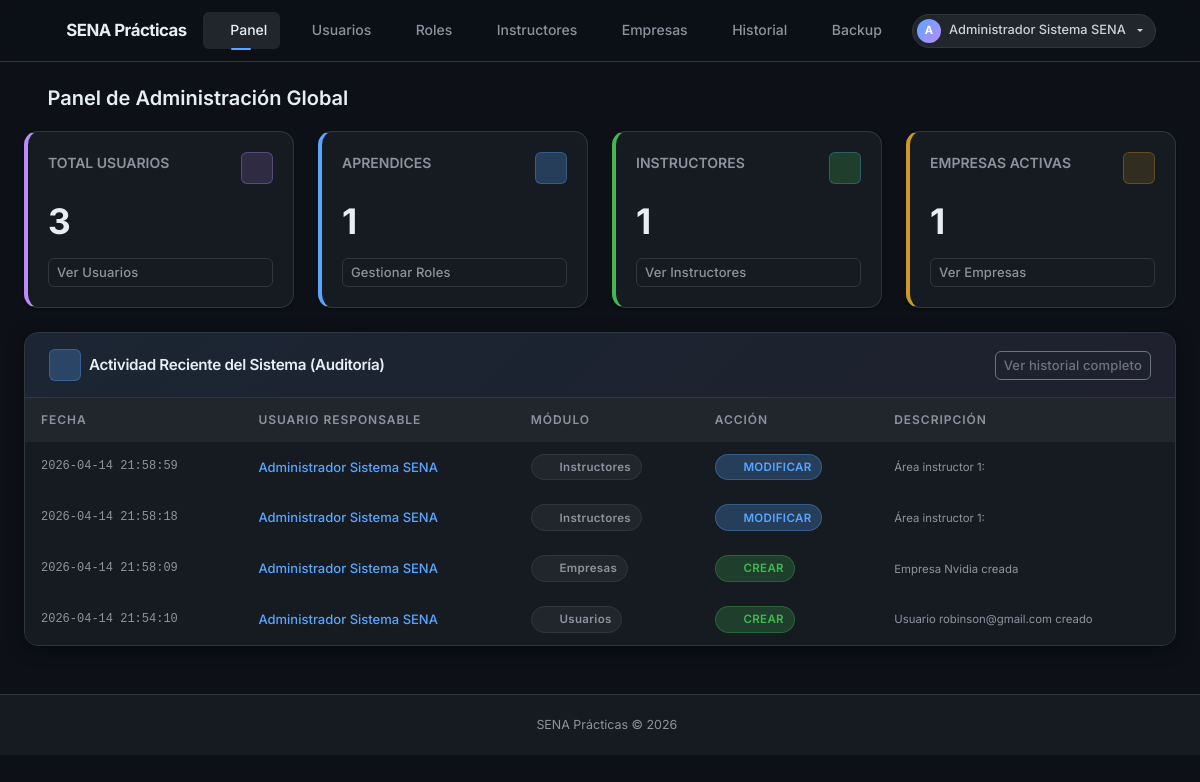
Before: /admin/dashboard (signed in) with the older database file.
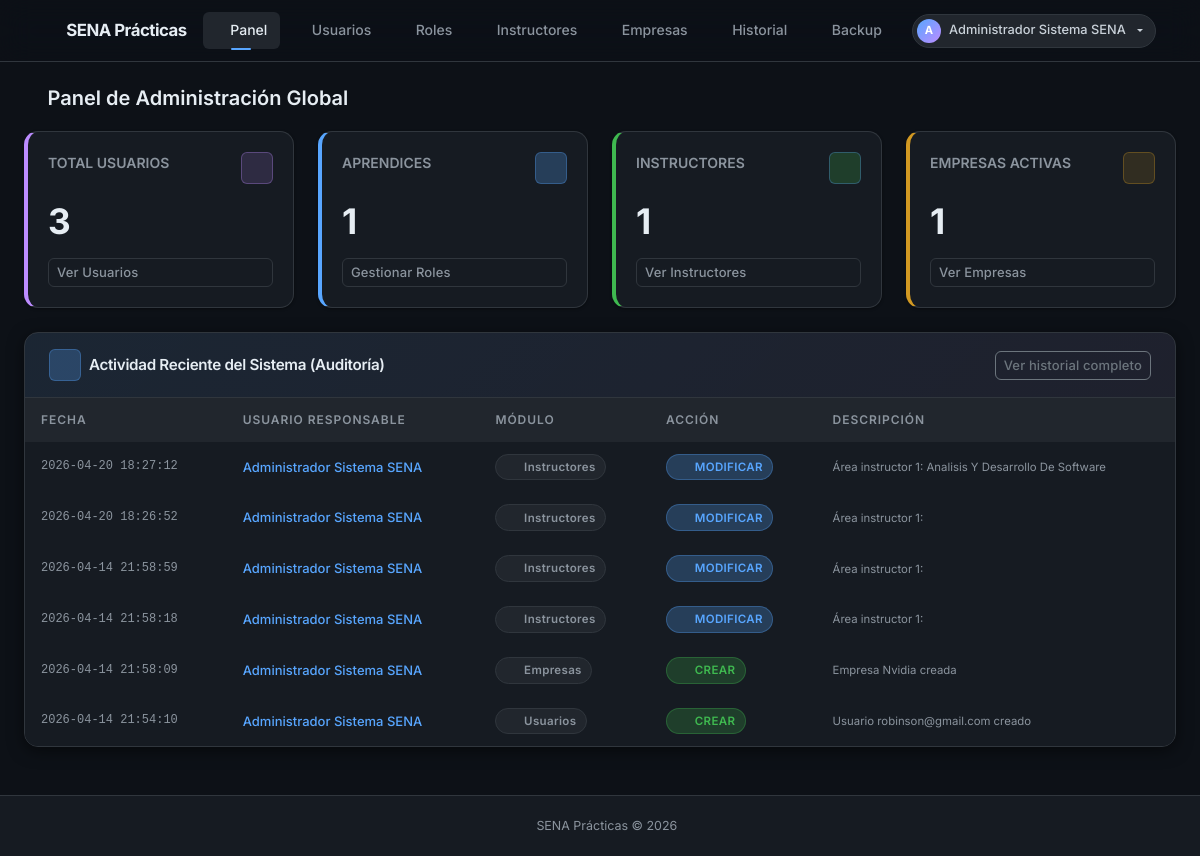
After: the same page with the newer database file.
### app/models/usuario.py (models this page shows, shortened)
class Usuario(db.Model, UserMixin):
    __tablename__ = 'usuario'
    id_usuario       = db.Column(db.Integer, primary_key=True)
    tipo_documento   = db.Column(db.String(20))
    numero_documento = db.Column(db.String(30))
    nombres          = db.Column(db.String(100), nullable=False)
    apellidos        = db.Column(db.String(100), nullable=False)
    correo           = db.Column(db.String(100), unique=True, nullable=False)
    telefono         = db.Column(db.String(20))
    password_hash    = db.Column(db.String(255), nullable=False)
    estado           = db.Column(db.Boolean, default=True)
    fecha_creacion   = db.Column(db.DateTime, default=lambda: datetime.now(timezone.utc))
    roles            = db.relationship('UsuarioRol', back_populates='usuario')
    instructor       = db.relationship('Instructor', back_populates='usuario', uselist=False)
    aprendiz         = db.relationship('Aprendiz', back_populates='usuario', uselist=False)
    historial        = db.relationship('HistorialCambios', back_populates='usuario')
    notificaciones   = db.relationship('Notificacion', back_populates='usuario')

### app/models/historial_cambios.py (models this page shows)
class HistorialCambios(db.Model):
    __tablename__ = 'historial_cambios'
    id_historial = db.Column(db.Integer, primary_key=True)
    id_usuario   = db.Column(db.Integer, db.ForeignKey('usuario.id_usuario'), nullable=False)
    modulo       = db.Column(db.String(50))
    accion       = db.Column(db.Enum('CREAR', 'MODIFICAR', 'ELIMINAR'))
    descripcion  = db.Column(db.Text)
    fecha        = db.Column(db.DateTime, default=lambda: datetime.now(timezone.utc))
    usuario      = db.relationship('Usuario', back_populates='historial')

### app/routes/admin.py (the view)
@bp.route('/dashboard')
@login_required
@role_required('superusuario')
def dashboard():
    total_usuarios    = Usuario.query.count()
    total_aprendices  = Aprendiz.query.count()
    total_instructores = Instructor.query.count()
    total_empresas    = Empresa.query.filter_by(activa=True).count()
    cambios_recientes = (HistorialCambios.query
                         .order_by(HistorialCambios.fecha.desc())
                         .limit(10).all())
    return render_template('admin/dashboard.html',
                           total_usuarios=total_usuarios,
                           total_aprendices=total_aprendices,
                           total_instructores=total_instructores,
                           total_empresas=total_empresas,
                           cambios_recientes=cambios_recientes)

### app/utils.py (called while the page is built)
def role_required(*roles):
    def decorator(f):
        @wraps(f)
        def decorated(*args, **kwargs):
            if not current_user.is_authenticated:
                flash('Inicia sesión para continuar.', 'warning')
                return redirect(url_for('auth.login'))
            user_roles = {ur.rol.nombre.lower() for ur in current_user.roles}
            required = {r.lower() for r in roles}
            if not user_roles.intersection(required):
                flash('No tienes permiso para acceder a esa sección.', 'danger')
                return abort(403)
            return f(*args, **kwargs)
        return decorated
    return decorator

### app/templates/admin/dashboard.html (shortened to what this page needs)
{% extends 'base.html' %}
{% block content %}
<div class="page-toolbar">
  <h2 class="m-0" style="font-size: 1.25rem; font-weight: 600;"><i class="bi bi-shield-lock text-primary me-2"></i>Panel de Administración Global</h2>
</div>
<div class="row g-4 mb-4">
  <div class="col-md-3">
    <div class="lib-card h-100" style="border-left: 4px solid var(--accent-purple);">
      <div class="lib-card-body">
        <div class="d-flex justify-content-between align-items-start mb-3">
          <div class="lib-card-title text-muted text-uppercase mb-0">Total Usuarios</div>
          <div class="shell-header-icon" style="color: var(--accent-purple); background: rgba(188,140,255,0.15); border-color: rgba(188,140,255,0.3);"><i class="bi bi-people"></i></div>
        </div>
        <h3 style="font-size: 2.2rem; font-weight: 700; margin: 0; color: var(--text-primary);">{{ total_usuarios }}</h3>
        <a href="{{ url_for('admin.usuarios') }}" class="btn btn-ghost btn-sm mt-3 w-100">Ver Usuarios</a>
      </div>
    </div>
  </div>
  <div class="col-md-3">
    <div class="lib-card h-100" style="border-left: 4px solid var(--accent-cyan);">
      <div class="lib-card-body">
        <div class="d-flex justify-content-between align-items-start mb-3">
          <div class="lib-card-title text-muted text-uppercase mb-0">Aprendices</div>
          <div class="shell-header-icon" style="color: var(--accent-cyan); background: var(--accent-cyan-glow);"><i class="bi bi-person-video2"></i></div>
        </div>
        <h3 style="font-size: 2.2rem; font-weight: 700; margin: 0; color: var(--text-primary);">{{ total_aprendices }}</h3>
        <a href="{{ url_for('admin.roles') }}" class="btn btn-ghost btn-sm mt-3 w-100">Gestionar Roles</a>
      </div>
    </div>
  </div>
  <div class="col-md-3">
    <div class="lib-card h-100" style="border-left: 4px solid var(--accent-green);">
      <div class="lib-card-body">
        <div class="d-flex justify-content-between align-items-start mb-3">
          <div class="lib-card-title text-muted text-uppercase mb-0">Instructores</div>
          <div class="shell-header-icon" style="color: var(--accent-green); background: var(--accent-green-glow);"><i class="bi bi-person-badge"></i></div>
        </div>
        <h3 style="font-size: 2.2rem; font-weight: 700; margin: 0; color: var(--text-primary);">{{ total_instructores }}</h3>
        <a href="{{ url_for('admin.instructores') }}" class="btn btn-ghost btn-sm mt-3 w-100">Ver Instructores</a>
      </div>
    </div>
  </div>
  <div class="col-md-3">
    <div class="lib-card h-100" style="border-left: 4px solid var(--accent-amber);">
      <div class="lib-card-body">
        <div class="d-flex justify-content-between align-items-start mb-3">
          <div class="lib-card-title text-muted text-uppercase mb-0">Empresas Activas</div>
          <div class="shell-header-icon" style="color: var(--accent-amber); background: rgba(210,153,34,0.15); border-color: rgba(210,153,34,0.3);"><i class="bi bi-building"></i></div>
        </div>
        <h3 style="font-size: 2.2rem; font-weight: 700; margin: 0; color: var(--text-primary);">{{ total_empresas }}</h3>
        <a href="{{ url_for('admin.empresas') }}" class="btn btn-ghost btn-sm mt-3 w-100">Ver Empresas</a>
      </div>
    </div>
  </div>
</div>
<div class="biblioteca-shell">
  <div class="biblioteca-shell-header d-flex justify-content-between align-items-center">
    <div class="d-flex align-items-center gap-2">
      <div class="shell-header-icon"><i class="bi bi-clock-history"></i></div>
      <h4 class="m-0">Actividad Reciente del Sistema (Auditoría)</h4>
    </div>
    <a href="{{ url_for('admin.historial') }}" class="btn btn-sm btn-outline-secondary">Ver historial completo</a>
  </div>
  <div class="biblioteca-shell-body p-0">
    <div class="table-responsive">
      <table class="biblioteca-table mb-0">
        <thead>
          <tr>
            <th>Fecha</th>
            <th>Usuario Responsable</th>
            <th>Módulo</th>
            <th>Acción</th>
            <th>Descripción</th>
          </tr>
        </thead>
        <tbody>
          {% for r in cambios_recientes %}
           <tr>
             <td><span class="ts-label">{{ r.fecha.strftime('%Y-%m-%d %H:%M:%S') if r.fecha else '--' }}</span></td>
             <td class="text-primary fw-medium">{{ r.usuario.nombres }} {{ r.usuario.apellidos }}</td>
             <td><span class="badge-lib badge-gray"><i class="bi bi-puzzle me-1"></i> {{ r.modulo }}</span></td>
             <td>
               {% if r.accion == 'CREAR' %}<span class="badge-lib badge-green"><i class="bi bi-plus-lg me-1"></i> CREAR</span>
               {% elif r.accion == 'MODIFICAR' %}<span class="badge-lib badge-cyan"><i class="bi bi-pencil me-1"></i> MODIFICAR</span>
               {% elif r.accion == 'ELIMINAR' %}<span class="badge-lib badge-red"><i class="bi bi-trash me-1"></i> ELIMINAR</span>
               {% else %}{{ r.accion }}{% endif %}
             </td>
             <td class="text-muted small text-truncate" style="max-width: 300px;" title="{{ r.descripcion }}">{{ r.descripcion }}</td>
           </tr>
          {% else %}
           <tr><td colspan="5" class="text-center py-4 text-muted fst-italic">No se registran eventos recientes.</td></tr>
          {% endfor %}
        </tbody>
      </table>
    </div>
  </div>
</div>
{% endblock %}

### app/templates/base.html (shortened to what this page needs)
<!DOCTYPE html>
<html lang="es">
<head>
  <link rel="stylesheet" href="{{ url_for('static', filename='bootstrap/css/bootstrap.min.css') }}">
  <link rel="stylesheet" href="{{ url_for('static', filename='bootstrap-icons.min.css') }}">
  <link rel="stylesheet" href="{{ url_for('static', filename='biblioteca.css') }}">
</head>
<body class="biblioteca-body">
{% if current_user.is_authenticated %}
<nav class="navbar biblioteca-nav navbar-expand-lg">
  <div class="container-fluid px-4">
    <a class="navbar-brand" href="{{ url_for('auth.landing') }}">
      <i class="bi bi-mortarboard-fill brand-icon"></i>
      SENA Prácticas
    </a>
    <div class="collapse navbar-collapse" id="navMain">
      <ul class="navbar-nav me-auto gap-1">
        {% set rol = namespace(nombre='') %}
        {% for ur in current_user.roles %}
          {% if ur.rol.nombre == 'superusuario' %}{% set rol.nombre = 'superusuario' %}
          {% elif ur.rol.nombre == 'instructor' and rol.nombre != 'superusuario' %}{% set rol.nombre = 'instructor' %}
          {% elif ur.rol.nombre == 'aprendiz' and rol.nombre == '' %}{% set rol.nombre = 'aprendiz' %}
          {% endif %}
        {% endfor %}
        {% if rol.nombre == 'aprendiz' %}
          <li class="nav-item"><a class="nav-link {% if request.endpoint == 'aprendiz.dashboard' %}active{% endif %}"
            href="{{ url_for('aprendiz.dashboard') }}"><i class="bi bi-house me-1"></i>Dashboard</a></li>
          <li class="nav-item"><a class="nav-link {% if 'evidencias_subir' in request.endpoint %}active{% endif %}"
            href="{{ url_for('aprendiz.evidencias_subir') }}"><i class="bi bi-upload me-1"></i>Subir evidencias</a></li>
          <li class="nav-item"><a class="nav-link {% if 'progreso' in request.endpoint %}active{% endif %}"
            href="{{ url_for('aprendiz.progreso') }}"><i class="bi bi-graph-up me-1"></i>Mi progreso</a></li>
          <li class="nav-item"><a class="nav-link {% if 'informacion' in request.endpoint %}active{% endif %}"
            href="{{ url_for('aprendiz.informacion') }}"><i class="bi bi-person-lines-fill me-1"></i>Mi información</a></li>
          <li class="nav-item"><a class="nav-link {% if 'notificaciones' in request.endpoint %}active{% endif %}"
            href="{{ url_for('aprendiz.notificaciones') }}"><i class="bi bi-bell me-1"></i>Notificaciones</a></li>
          <li class="nav-item"><a class="nav-link {% if 'mis_evidencias' in request.endpoint %}active{% endif %}"
            href="{{ url_for('aprendiz.mis_evidencias') }}"><i class="bi bi-folder2-open me-1"></i>Mis evidencias</a></li>
        {% elif rol.nombre == 'superusuario' %}
          <li class="nav-item"><a class="nav-link {% if request.endpoint == 'admin.dashboard' %}active{% endif %}"
            href="{{ url_for('admin.dashboard') }}"><i class="bi bi-speedometer2 me-1"></i>Panel</a></li>
          <li class="nav-item"><a class="nav-link {% if 'usuarios' in request.endpoint %}active{% endif %}"
            href="{{ url_for('admin.usuarios') }}"><i class="bi bi-people me-1"></i>Usuarios</a></li>
          <li class="nav-item"><a class="nav-link {% if 'roles' in request.endpoint %}active{% endif %}"
            href="{{ url_for('admin.roles') }}"><i class="bi bi-shield-check me-1"></i>Roles</a></li>
          <li class="nav-item"><a class="nav-link {% if 'instructores' in request.endpoint %}active{% endif %}"
            href="{{ url_for('admin.instructores') }}"><i class="bi bi-person-badge me-1"></i>Instructores</a></li>
          <li class="nav-item"><a class="nav-link {% if 'empresas' in request.endpoint %}active{% endif %}"
            href="{{ url_for('admin.empresas') }}"><i class="bi bi-building me-1"></i>Empresas</a></li>
          <li class="nav-item"><a class="nav-link {% if 'historial' in request.endpoint %}active{% endif %}"
            href="{{ url_for('admin.historial') }}"><i class="bi bi-clock-history me-1"></i>Historial</a></li>
          <li class="nav-item"><a class="nav-link {% if 'backup' in request.endpoint %}active{% endif %}"
            href="{{ url_for('admin.backup') }}"><i class="bi bi-cloud-download me-1"></i>Backup</a></li>
        {% endif %}
      </ul>
      <div class="dropdown">
        <a class="nav-user-pill dropdown-toggle" data-bs-toggle="dropdown" href="#" id="userDropdown">
          <span class="avatar">{{ current_user.nombres[0] | upper }}</span>
          {{ current_user.nombres }} {{ current_user.apellidos }}
        </a>
      </div>
    </div>
  </div>
</nav>
{% endif %}
<main class="{% if current_user.is_authenticated %}container-fluid px-4 py-4{% endif %}">
  {% block content %}{% endblock %}
</main>
{% if current_user.is_authenticated %}
<footer class="biblioteca-footer text-center mt-4">
  <div class="container">
    <span><i class="bi bi-mortarboard-fill me-1"></i>SENA Prácticas &copy; {{ moment().year if moment else 2026 }}</span>
  </div>
</footer>
{% endif %}
</body>
</html>

Changed rows visible on the page:
added HistorialCambios: fecha "2026-04-20 18:27:12", usuario.nombres "Administrador", usuario.apellidos "Sistema SENA", modulo "Instructores", accion "MODIFICAR" (drawn), descripcion "Área instructor 1: Analisis Y Desarrollo De Software"
added HistorialCambios: fecha "2026-04-20 18:26:52", usuario.nombres "Administrador", usuario.apellidos "Sistema SENA", modulo "Instructores", accion "MODIFICAR" (drawn), descripcion "Área instructor 1:"
